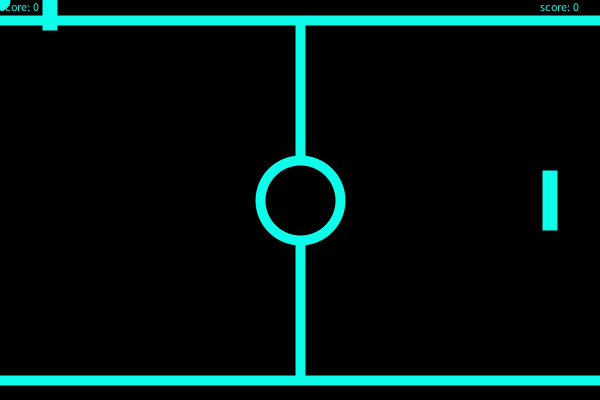
Frame 1 (no input)
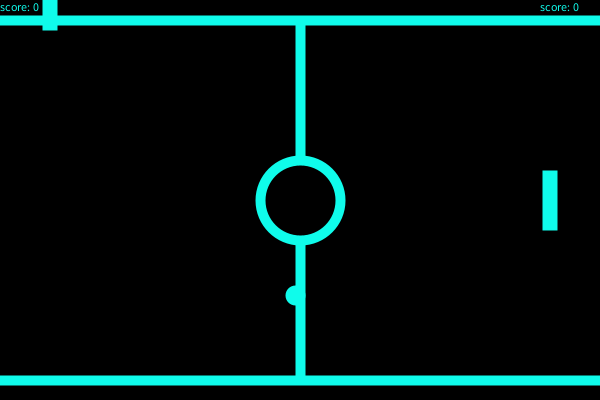
Frame 60 (the mouse pressed at the canvas centre just before this capture)
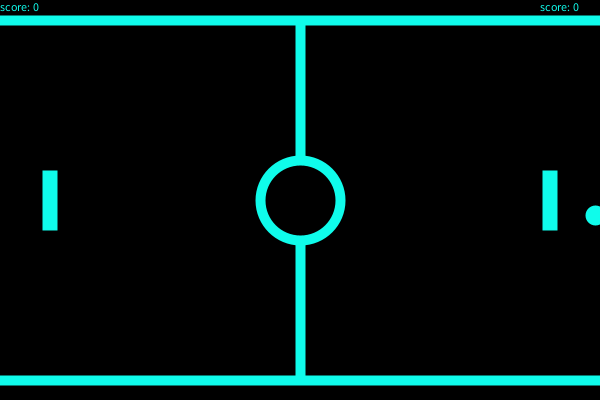
Frame 120 (the mouse held since frame 60 and released just before this capture)

The Processing sketch that drew these frames (run headless with seeded random() and noise(); from frame 60 on, the mouse is pressed at the canvas centre):

// Processing sketch: processing_163424
// ── processing_163424.pde

//ball coordinate variables
int x = 0; 
int y = 0;
//ball motion variables
int my = 5;
int mx = 5;
//score
int s = 0;
int os = 0;
//p2 control variables
int p2y = 200;
//booleans??
boolean keyw = false;
boolean keys = false;


void setup() {
  //size
  size(600, 400);
}
//ball, bounce, paddle, score 
void draw() {
  //background
  background(50);
  //call court
  drawbackground(0, 0);
  //call ball
  ellipse(x, y, 10, 10);
  //ball motion
  x += mx;
  y += my;
  //wall bounce
  if (y>height || y<0) {
    my = my * -1;
  }
  //wall bounce, score, and revert to middle
  if (x>width) {
    x = width/2;
    y = height/2;
    mx *= -1;
    s = s +1;
  }
  if (x<0) {
    x = width/2;
    y = height/2;
   mx *= -1;
    os = os+1;
  }
  //hit tests
  if (abs(x-50) < 10 && abs(mouseY -y) < 27) {
    mx = abs(mx);
  }
  if (abs(x-550) < 10 && abs(p2y -y) < 27) {
    mx = -abs(mx);
  }
  //paddle coordinates
  paddle(50, mouseY);
  paddle(550, p2y);

  if (keyPressed) {
    if (key == 'w') {
      p2y -= 5;
    }
  
    if (key == 's') {
      p2y += 5;
    }
   
  }

}
//Keyboard Input for Player 2



//paddle
void paddle(int x, int y) {
  rectMode(CENTER);
  rect(x, y, 5, 50);
}
//court
void drawbackground(int x, int y) {
  background(0, 0, 0);
  fill(0, 0, 0);
  stroke(#0FFCEB);
  strokeWeight(10);
  ellipse(width/2, height/2, 80, 80);
  line(0, 20, width, 20);
  line(0, 380, width, 380);
  line(width/2, 21, width/2, height/2-41);
  line(width/2, 379, width/2, height/2+41);
  //score
  fill(#0FFCEB);
  String scoreLeft = "score: " + s;
  text(scoreLeft, 0, 11);
  String scoreRight = "score: " + os;
  text(scoreRight, 540, 11);
  
}
